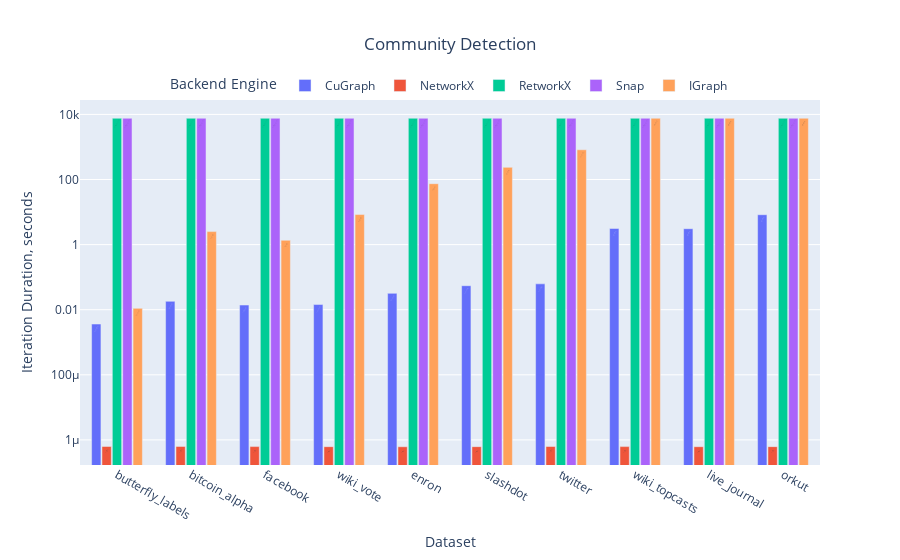
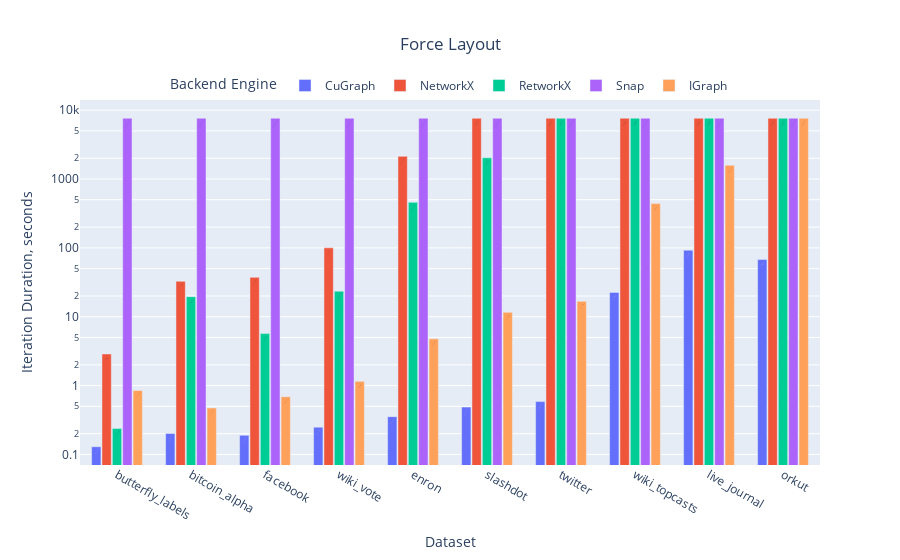
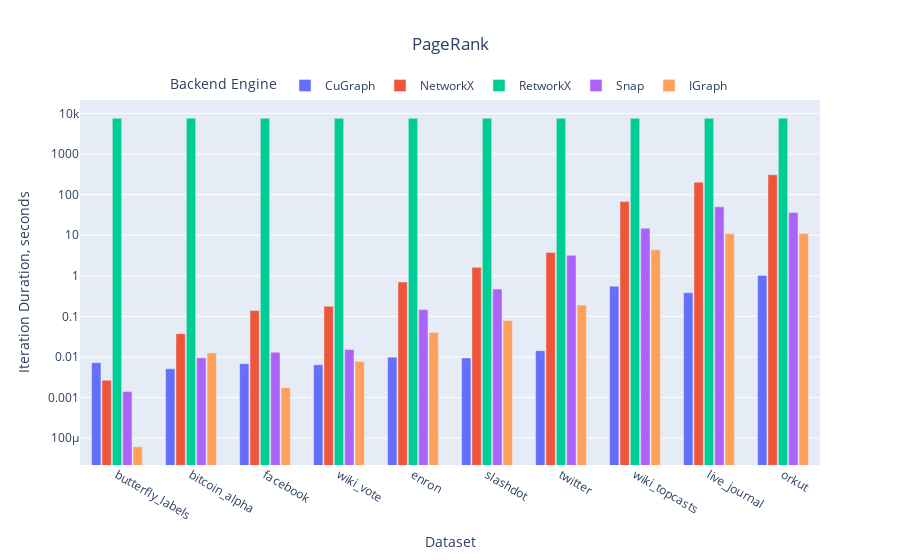
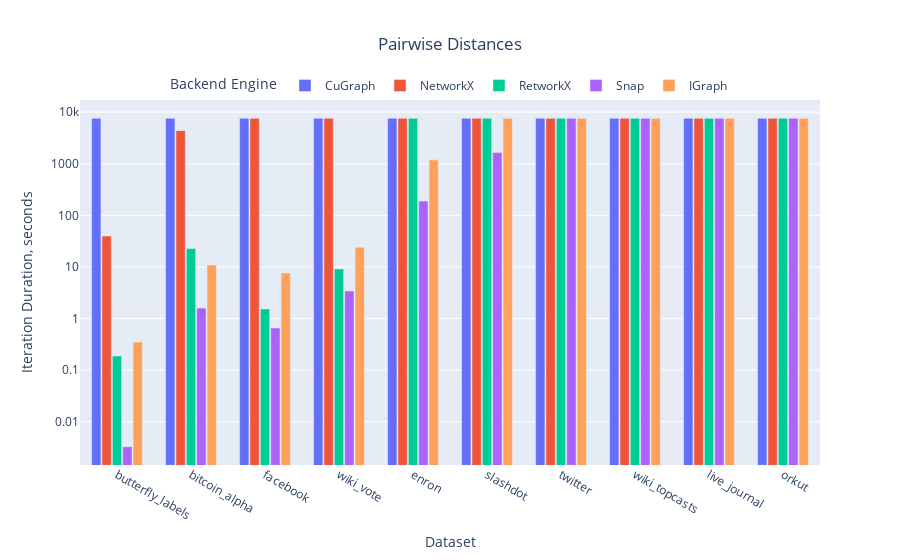

Notebook cell for these charts, in order:
### Code cell
for name, group in benches.groupby(['Query']):
    if name == 'Close':
        continue

    # Docs:
    # https://plotly.com/python/bar-charts/
    fig = px.bar(
        group, 
        title=name,
        x='Dataset', 
        y='Iteration Duration, seconds',
        color='Backend Engine',
        barmode='group',
        text='Iteration Duration',
        log_y=True,
    )
    fig.update_layout(
        title_x=0.5,
        legend=dict(
            orientation='h',
            yanchor='bottom',
            y=1,
            x=0.5,
            xanchor='center',
        ),
        xaxis=dict(showgrid=False),
        yaxis=dict(showgrid=True),
        bargap=0.30,
        bargroupgap=0.10,
    )
    fig.update_traces(
        textfont_size=14,
        textangle=-60, 
        textposition='auto', 
        cliponaxis=False,
    )
    fig.show()

### Figure 1 — Plotly figure (JSON) as saved in the notebook; plotly's stock layout.template omitted (floating-point values rounded to 4 significant figures)
{"data": [{"alignmentgroup": "True", "cliponaxis": false, "hovertemplate": "Backend Engine=CuGraph<br>Dataset=%{x}<br>Iteration Duration, seconds=%{y}<br>Iteration Duration=%{text}<extra></extra>", "legendgroup": "CuGraph", "marker": {"color": "#636efa", "pattern": {"shape": ""}}, "name": "CuGraph", "offsetgroup": "CuGraph", "orientation": "v", "showlegend": true, "text": ["3.62 msecs", "18.08 msecs", "13.88 msecs", "14.37 msecs", "31.79 msecs", "54.54 msecs", "62.23 msecs", "3.13 secs", "3.08 secs", "8.27 secs"], "textangle": -60, "textfont": {"size": 14}, "textposition": "auto", "type": "bar", "x": ["butterfly_labels", "bitcoin_alpha", "facebook", "wiki_vote", "enron", "slashdot", "twitter", "wiki_topcasts", "live_journal", "orkut"], "xaxis": "x", "y": [0.003623, 0.01808, 0.01388, 0.01437, 0.03179, 0.05454, 0.06223, 3.132, 3.081, 8.274], "yaxis": "y"}, {"alignmentgroup": "True", "cliponaxis": false, "hovertemplate": "Backend Engine=NetworkX<br>Dataset=%{x}<br>Iteration Duration, seconds=%{y}<br>Iteration Duration=%{text}<extra></extra>", "legendgroup": "NetworkX", "marker": {"color": "#EF553B", "pattern": {"shape": ""}}, "name": "NetworkX", "offsetgroup": "NetworkX", "orientation": "v", "showlegend": true, "text": ["1 µsec", "1 µsec", "1 µsec", "1 µsec", "1 µsec", "1 µsec", "1 µsec", "1 µsec", "1 µsec", "1 µsec"], "textangle": -60, "textfont": {"size": 14}, "textposition": "auto", "type": "bar", "x": ["butterfly_labels", "bitcoin_alpha", "facebook", "wiki_vote", "enron", "slashdot", "twitter", "wiki_topcasts", "live_journal", "orkut"], "xaxis": "x", "y": [6.279e-07, 6.294e-07, 6.223e-07, 6.189e-07, 6.152e-07, 6.194e-07, 6.263e-07, 6.211e-07, 6.176e-07, 6.201e-07], "yaxis": "y"}, {"alignmentgroup": "True", "cliponaxis": false, "hovertemplate": "Backend Engine=RetworkX<br>Dataset=%{x}<br>Iteration Duration, seconds=%{y}<br>Iteration Duration=%{text}<extra></extra>", "legendgroup": "RetworkX", "marker": {"color": "#00cc96", "pattern": {"shape": ""}}, "name": "RetworkX", "offsetgroup": "RetworkX", "orientation": "v", "showlegend": true, "text": ["Not Implemented", "Not Implemented", "Not Implemented", "Not Implemented", "Not Implemented", "Not Implemented", "Not Implemented", "Not Implemented", "Not Implemented", "Not Implemented"], "textangle": -60, "textfont": {"size": 14}, "textposition": "auto", "type": "bar", "x": ["butterfly_labels", "bitcoin_alpha", "facebook", "wiki_vote", "enron", "slashdot", "twitter", "wiki_topcasts", "live_journal", "orkut"], "xaxis": "x", "y": [7621.0, 7621.0, 7621.0, 7621.0, 7621.0, 7621.0, 7621.0, 7621.0, 7621.0, 7621.0], "yaxis": "y"}, {"alignmentgroup": "True", "cliponaxis": false, "hovertemplate": "Backend Engine=Snap<br>Dataset=%{x}<br>Iteration Duration, seconds=%{y}<br>Iteration Duration=%{text}<extra></extra>", "legendgroup": "Snap", "marker": {"color": "#ab63fa", "pattern": {"shape": ""}}, "name": "Snap", "offsetgroup": "Snap", "orientation": "v", "showlegend": true, "text": ["Not Implemented", "Not Implemented", "Not Implemented", "Not Implemented", "Not Implemented", "Not Implemented", "Not Implemented", "Not Implemented", "Not Implemented", "Not Implemented"], "textangle": -60, "textfont": {"size": 14}, "textposition": "auto", "type": "bar", "x": ["butterfly_labels", "bitcoin_alpha", "facebook", "wiki_vote", "enron", "slashdot", "twitter", "wiki_topcasts", "live_journal", "orkut"], "xaxis": "x", "y": [7621.0, 7621.0, 7621.0, 7621.0, 7621.0, 7621.0, 7621.0, 7621.0, 7621.0, 7621.0], "yaxis": "y"}, {"alignmentgroup": "True", "cliponaxis": false, "hovertemplate": "Backend Engine=IGraph<br>Dataset=%{x}<br>Iteration Duration, seconds=%{y}<br>Iteration Duration=%{text}<extra></extra>", "legendgroup": "IGraph", "marker": {"color": "#FFA15A", "pattern": {"shape": ""}}, "name": "IGraph", "offsetgroup": "IGraph", "orientation": "v", "showlegend": true, "text": ["10.99 msecs", "2.51 secs", "1.36 secs", "8.38 secs", "1.23 mins", "3.93 mins", "13.65 mins", "TimeOut", "ERROR", "ERROR"], "textangle": -60, "textfont": {"size": 14}, "textposition": "auto", "type": "bar", "x": ["butterfly_labels", "bitcoin_alpha", "facebook", "wiki_vote", "enron", "slashdot", "twitter", "wiki_topcasts", "live_journal", "orkut"], "xaxis": "x", "y": [0.01099, 2.506, 1.356, 8.377, 74.34, 236.3, 819.5, 7621.0, 7621.0, 7621.0], "yaxis": "y"}], "layout": {"bargap": 0.3, "bargroupgap": 0.1, "barmode": "group", "legend": {"orientation": "h", "title": {"text": "Backend Engine"}, "tracegroupgap": 0, "x": 0.5, "xanchor": "center", "y": 1, "yanchor": "bottom"}, "title": {"text": "Community Detection", "x": 0.5}, "xaxis": {"anchor": "y", "domain": [0, 1], "showgrid": false, "title": {"text": "Dataset"}}, "yaxis": {"anchor": "x", "domain": [0, 1], "showgrid": true, "title": {"text": "Iteration Duration, seconds"}, "type": "log"}}}

### Figure 2 — Plotly figure (JSON) as saved in the notebook; plotly's stock layout.template omitted (floating-point values rounded to 4 significant figures)
{"data": [{"alignmentgroup": "True", "cliponaxis": false, "hovertemplate": "Backend Engine=CuGraph<br>Dataset=%{x}<br>Iteration Duration, seconds=%{y}<br>Iteration Duration=%{text}<extra></extra>", "legendgroup": "CuGraph", "marker": {"color": "#636efa", "pattern": {"shape": ""}}, "name": "CuGraph", "offsetgroup": "CuGraph", "orientation": "v", "showlegend": true, "text": ["129.38 msecs", "201.62 msecs", "189.26 msecs", "248.94 msecs", "353.97 msecs", "486.97 msecs", "585.01 msecs", "22.57 secs", "1.53 mins", "1.12 mins"], "textangle": -60, "textfont": {"size": 14}, "textposition": "auto", "type": "bar", "x": ["butterfly_labels", "bitcoin_alpha", "facebook", "wiki_vote", "enron", "slashdot", "twitter", "wiki_topcasts", "live_journal", "orkut"], "xaxis": "x", "y": [0.1294, 0.2016, 0.1893, 0.2489, 0.354, 0.487, 0.585, 22.57, 92.39, 67.59], "yaxis": "y"}, {"alignmentgroup": "True", "cliponaxis": false, "hovertemplate": "Backend Engine=NetworkX<br>Dataset=%{x}<br>Iteration Duration, seconds=%{y}<br>Iteration Duration=%{text}<extra></extra>", "legendgroup": "NetworkX", "marker": {"color": "#EF553B", "pattern": {"shape": ""}}, "name": "NetworkX", "offsetgroup": "NetworkX", "orientation": "v", "showlegend": true, "text": ["2.88 secs", "32.69 secs", "37.33 secs", "1.67 mins", "35.57 mins", "TimeOut", "ERROR", "ERROR", "ERROR", "ERROR"], "textangle": -60, "textfont": {"size": 14}, "textposition": "auto", "type": "bar", "x": ["butterfly_labels", "bitcoin_alpha", "facebook", "wiki_vote", "enron", "slashdot", "twitter", "wiki_topcasts", "live_journal", "orkut"], "xaxis": "x", "y": [2.876, 32.69, 37.33, 100.2, 2134.0, 7621.0, 7621.0, 7621.0, 7621.0, 7621.0], "yaxis": "y"}, {"alignmentgroup": "True", "cliponaxis": false, "hovertemplate": "Backend Engine=RetworkX<br>Dataset=%{x}<br>Iteration Duration, seconds=%{y}<br>Iteration Duration=%{text}<extra></extra>", "legendgroup": "RetworkX", "marker": {"color": "#00cc96", "pattern": {"shape": ""}}, "name": "RetworkX", "offsetgroup": "RetworkX", "orientation": "v", "showlegend": true, "text": ["237.40 msecs", "19.55 secs", "5.69 secs", "23.49 secs", "7.62 mins", "33.88 mins", "TimeOut", "ERROR", "ERROR", "ERROR"], "textangle": -60, "textfont": {"size": 14}, "textposition": "auto", "type": "bar", "x": ["butterfly_labels", "bitcoin_alpha", "facebook", "wiki_vote", "enron", "slashdot", "twitter", "wiki_topcasts", "live_journal", "orkut"], "xaxis": "x", "y": [0.2374, 19.55, 5.686, 23.49, 457.8, 2034.0, 7621.0, 7621.0, 7621.0, 7621.0], "yaxis": "y"}, {"alignmentgroup": "True", "cliponaxis": false, "hovertemplate": "Backend Engine=Snap<br>Dataset=%{x}<br>Iteration Duration, seconds=%{y}<br>Iteration Duration=%{text}<extra></extra>", "legendgroup": "Snap", "marker": {"color": "#ab63fa", "pattern": {"shape": ""}}, "name": "Snap", "offsetgroup": "Snap", "orientation": "v", "showlegend": true, "text": ["Not Implemented", "Not Implemented", "Not Implemented", "Not Implemented", "Not Implemented", "Not Implemented", "Not Implemented", "Not Implemented", "Not Implemented", "Not Implemented"], "textangle": -60, "textfont": {"size": 14}, "textposition": "auto", "type": "bar", "x": ["butterfly_labels", "bitcoin_alpha", "facebook", "wiki_vote", "enron", "slashdot", "twitter", "wiki_topcasts", "live_journal", "orkut"], "xaxis": "x", "y": [7621.0, 7621.0, 7621.0, 7621.0, 7621.0, 7621.0, 7621.0, 7621.0, 7621.0, 7621.0], "yaxis": "y"}, {"alignmentgroup": "True", "cliponaxis": false, "hovertemplate": "Backend Engine=IGraph<br>Dataset=%{x}<br>Iteration Duration, seconds=%{y}<br>Iteration Duration=%{text}<extra></extra>", "legendgroup": "IGraph", "marker": {"color": "#FFA15A", "pattern": {"shape": ""}}, "name": "IGraph", "offsetgroup": "IGraph", "orientation": "v", "showlegend": true, "text": ["847.12 msecs", "472.80 msecs", "689.92 msecs", "1.15 secs", "4.78 secs", "11.58 secs", "16.71 secs", "7.32 mins", "26.33 mins", "TimeOut"], "textangle": -60, "textfont": {"size": 14}, "textposition": "auto", "type": "bar", "x": ["butterfly_labels", "bitcoin_alpha", "facebook", "wiki_vote", "enron", "slashdot", "twitter", "wiki_topcasts", "live_journal", "orkut"], "xaxis": "x", "y": [0.8471, 0.4728, 0.6899, 1.153, 4.776, 11.58, 16.71, 439.3, 1580.0, 7621.0], "yaxis": "y"}], "layout": {"bargap": 0.3, "bargroupgap": 0.1, "barmode": "group", "legend": {"orientation": "h", "title": {"text": "Backend Engine"}, "tracegroupgap": 0, "x": 0.5, "xanchor": "center", "y": 1, "yanchor": "bottom"}, "title": {"text": "Force Layout", "x": 0.5}, "xaxis": {"anchor": "y", "domain": [0, 1], "showgrid": false, "title": {"text": "Dataset"}}, "yaxis": {"anchor": "x", "domain": [0, 1], "showgrid": true, "title": {"text": "Iteration Duration, seconds"}, "type": "log"}}}

### Figure 3 — Plotly figure (JSON) as saved in the notebook; plotly's stock layout.template omitted (floating-point values rounded to 4 significant figures)
{"data": [{"alignmentgroup": "True", "cliponaxis": false, "hovertemplate": "Backend Engine=CuGraph<br>Dataset=%{x}<br>Iteration Duration, seconds=%{y}<br>Iteration Duration=%{text}<extra></extra>", "legendgroup": "CuGraph", "marker": {"color": "#636efa", "pattern": {"shape": ""}}, "name": "CuGraph", "offsetgroup": "CuGraph", "orientation": "v", "showlegend": true, "text": ["7.25 msecs", "5.11 msecs", "6.83 msecs", "6.40 msecs", "9.90 msecs", "9.46 msecs", "14.26 msecs", "554.75 msecs", "384.72 msecs", "1.02 secs"], "textangle": -60, "textfont": {"size": 14}, "textposition": "auto", "type": "bar", "x": ["butterfly_labels", "bitcoin_alpha", "facebook", "wiki_vote", "enron", "slashdot", "twitter", "wiki_topcasts", "live_journal", "orkut"], "xaxis": "x", "y": [0.007246, 0.005105, 0.006831, 0.006401, 0.009904, 0.009463, 0.01426, 0.5548, 0.3847, 1.021], "yaxis": "y"}, {"alignmentgroup": "True", "cliponaxis": false, "hovertemplate": "Backend Engine=NetworkX<br>Dataset=%{x}<br>Iteration Duration, seconds=%{y}<br>Iteration Duration=%{text}<extra></extra>", "legendgroup": "NetworkX", "marker": {"color": "#EF553B", "pattern": {"shape": ""}}, "name": "NetworkX", "offsetgroup": "NetworkX", "orientation": "v", "showlegend": true, "text": ["2.69 msecs", "37.52 msecs", "140.41 msecs", "177.90 msecs", "700.64 msecs", "1.62 secs", "3.76 secs", "1.12 mins", "3.37 mins", "5.15 mins"], "textangle": -60, "textfont": {"size": 14}, "textposition": "auto", "type": "bar", "x": ["butterfly_labels", "bitcoin_alpha", "facebook", "wiki_vote", "enron", "slashdot", "twitter", "wiki_topcasts", "live_journal", "orkut"], "xaxis": "x", "y": [0.002686, 0.03752, 0.1404, 0.1779, 0.7006, 1.618, 3.762, 67.26, 202.8, 309.4], "yaxis": "y"}, {"alignmentgroup": "True", "cliponaxis": false, "hovertemplate": "Backend Engine=RetworkX<br>Dataset=%{x}<br>Iteration Duration, seconds=%{y}<br>Iteration Duration=%{text}<extra></extra>", "legendgroup": "RetworkX", "marker": {"color": "#00cc96", "pattern": {"shape": ""}}, "name": "RetworkX", "offsetgroup": "RetworkX", "orientation": "v", "showlegend": true, "text": ["Not Implemented", "Not Implemented", "Not Implemented", "Not Implemented", "Not Implemented", "Not Implemented", "Not Implemented", "Not Implemented", "Not Implemented", "Not Implemented"], "textangle": -60, "textfont": {"size": 14}, "textposition": "auto", "type": "bar", "x": ["butterfly_labels", "bitcoin_alpha", "facebook", "wiki_vote", "enron", "slashdot", "twitter", "wiki_topcasts", "live_journal", "orkut"], "xaxis": "x", "y": [7621.0, 7621.0, 7621.0, 7621.0, 7621.0, 7621.0, 7621.0, 7621.0, 7621.0, 7621.0], "yaxis": "y"}, {"alignmentgroup": "True", "cliponaxis": false, "hovertemplate": "Backend Engine=Snap<br>Dataset=%{x}<br>Iteration Duration, seconds=%{y}<br>Iteration Duration=%{text}<extra></extra>", "legendgroup": "Snap", "marker": {"color": "#ab63fa", "pattern": {"shape": ""}}, "name": "Snap", "offsetgroup": "Snap", "orientation": "v", "showlegend": true, "text": ["1.41 msecs", "9.54 msecs", "13.11 msecs", "15.38 msecs", "147.41 msecs", "470.85 msecs", "3.20 secs", "14.89 secs", "50.12 secs", "36.21 secs"], "textangle": -60, "textfont": {"size": 14}, "textposition": "auto", "type": "bar", "x": ["butterfly_labels", "bitcoin_alpha", "facebook", "wiki_vote", "enron", "slashdot", "twitter", "wiki_topcasts", "live_journal", "orkut"], "xaxis": "x", "y": [0.001408, 0.009545, 0.01311, 0.01538, 0.1474, 0.4709, 3.199, 14.89, 50.12, 36.21], "yaxis": "y"}, {"alignmentgroup": "True", "cliponaxis": false, "hovertemplate": "Backend Engine=IGraph<br>Dataset=%{x}<br>Iteration Duration, seconds=%{y}<br>Iteration Duration=%{text}<extra></extra>", "legendgroup": "IGraph", "marker": {"color": "#FFA15A", "pattern": {"shape": ""}}, "name": "IGraph", "offsetgroup": "IGraph", "orientation": "v", "showlegend": true, "text": ["0.06 msecs", "12.61 msecs", "1.75 msecs", "7.81 msecs", "40.34 msecs", "78.89 msecs", "189.64 msecs", "4.39 secs", "10.80 secs", "11.06 secs"], "textangle": -60, "textfont": {"size": 14}, "textposition": "auto", "type": "bar", "x": ["butterfly_labels", "bitcoin_alpha", "facebook", "wiki_vote", "enron", "slashdot", "twitter", "wiki_topcasts", "live_journal", "orkut"], "xaxis": "x", "y": [6.136e-05, 0.01261, 0.001754, 0.007806, 0.04034, 0.07889, 0.1896, 4.388, 10.8, 11.06], "yaxis": "y"}], "layout": {"bargap": 0.3, "bargroupgap": 0.1, "barmode": "group", "legend": {"orientation": "h", "title": {"text": "Backend Engine"}, "tracegroupgap": 0, "x": 0.5, "xanchor": "center", "y": 1, "yanchor": "bottom"}, "title": {"text": "PageRank", "x": 0.5}, "xaxis": {"anchor": "y", "domain": [0, 1], "showgrid": false, "title": {"text": "Dataset"}}, "yaxis": {"anchor": "x", "domain": [0, 1], "showgrid": true, "title": {"text": "Iteration Duration, seconds"}, "type": "log"}}}

### Figure 4 — Plotly figure (JSON) as saved in the notebook; plotly's stock layout.template omitted (floating-point values rounded to 4 significant figures)
{"data": [{"alignmentgroup": "True", "cliponaxis": false, "hovertemplate": "Backend Engine=CuGraph<br>Dataset=%{x}<br>Iteration Duration, seconds=%{y}<br>Iteration Duration=%{text}<extra></extra>", "legendgroup": "CuGraph", "marker": {"color": "#636efa", "pattern": {"shape": ""}}, "name": "CuGraph", "offsetgroup": "CuGraph", "orientation": "v", "showlegend": true, "text": ["Not Implemented", "Not Implemented", "Not Implemented", "Not Implemented", "Not Implemented", "Not Implemented", "Not Implemented", "Not Implemented", "Not Implemented", "Not Implemented"], "textangle": -60, "textfont": {"size": 14}, "textposition": "auto", "type": "bar", "x": ["butterfly_labels", "bitcoin_alpha", "facebook", "wiki_vote", "enron", "slashdot", "twitter", "wiki_topcasts", "live_journal", "orkut"], "xaxis": "x", "y": [7621.0, 7621.0, 7621.0, 7621.0, 7621.0, 7621.0, 7621.0, 7621.0, 7621.0, 7621.0], "yaxis": "y"}, {"alignmentgroup": "True", "cliponaxis": false, "hovertemplate": "Backend Engine=NetworkX<br>Dataset=%{x}<br>Iteration Duration, seconds=%{y}<br>Iteration Duration=%{text}<extra></extra>", "legendgroup": "NetworkX", "marker": {"color": "#EF553B", "pattern": {"shape": ""}}, "name": "NetworkX", "offsetgroup": "NetworkX", "orientation": "v", "showlegend": true, "text": ["39.61 secs", "1 hour and 13.07 mins", "TimeOut", "ERROR", "ERROR", "ERROR", "ERROR", "ERROR", "ERROR", "ERROR"], "textangle": -60, "textfont": {"size": 14}, "textposition": "auto", "type": "bar", "x": ["butterfly_labels", "bitcoin_alpha", "facebook", "wiki_vote", "enron", "slashdot", "twitter", "wiki_topcasts", "live_journal", "orkut"], "xaxis": "x", "y": [39.61, 4384.0, 7621.0, 7621.0, 7621.0, 7621.0, 7621.0, 7621.0, 7621.0, 7621.0], "yaxis": "y"}, {"alignmentgroup": "True", "cliponaxis": false, "hovertemplate": "Backend Engine=RetworkX<br>Dataset=%{x}<br>Iteration Duration, seconds=%{y}<br>Iteration Duration=%{text}<extra></extra>", "legendgroup": "RetworkX", "marker": {"color": "#00cc96", "pattern": {"shape": ""}}, "name": "RetworkX", "offsetgroup": "RetworkX", "orientation": "v", "showlegend": true, "text": ["187.78 msecs", "22.75 secs", "1.54 secs", "9.17 secs", "2 hours and 7 mins", "TimeOut", "ERROR", "ERROR", "ERROR", "ERROR"], "textangle": -60, "textfont": {"size": 14}, "textposition": "auto", "type": "bar", "x": ["butterfly_labels", "bitcoin_alpha", "facebook", "wiki_vote", "enron", "slashdot", "twitter", "wiki_topcasts", "live_journal", "orkut"], "xaxis": "x", "y": [0.1878, 22.75, 1.537, 9.167, 7621.0, 7621.0, 7621.0, 7621.0, 7621.0, 7621.0], "yaxis": "y"}, {"alignmentgroup": "True", "cliponaxis": false, "hovertemplate": "Backend Engine=Snap<br>Dataset=%{x}<br>Iteration Duration, seconds=%{y}<br>Iteration Duration=%{text}<extra></extra>", "legendgroup": "Snap", "marker": {"color": "#ab63fa", "pattern": {"shape": ""}}, "name": "Snap", "offsetgroup": "Snap", "orientation": "v", "showlegend": true, "text": ["3.27 msecs", "1.59 secs", "655.51 msecs", "3.43 secs", "3.15 mins", "27.53 mins", "TimeOut", "ERROR", "ERROR", "ERROR"], "textangle": -60, "textfont": {"size": 14}, "textposition": "auto", "type": "bar", "x": ["butterfly_labels", "bitcoin_alpha", "facebook", "wiki_vote", "enron", "slashdot", "twitter", "wiki_topcasts", "live_journal", "orkut"], "xaxis": "x", "y": [0.003274, 1.594, 0.6555, 3.431, 189.6, 1653.0, 7621.0, 7621.0, 7621.0, 7621.0], "yaxis": "y"}, {"alignmentgroup": "True", "cliponaxis": false, "hovertemplate": "Backend Engine=IGraph<br>Dataset=%{x}<br>Iteration Duration, seconds=%{y}<br>Iteration Duration=%{text}<extra></extra>", "legendgroup": "IGraph", "marker": {"color": "#FFA15A", "pattern": {"shape": ""}}, "name": "IGraph", "offsetgroup": "IGraph", "orientation": "v", "showlegend": true, "text": ["349.34 msecs", "10.91 secs", "7.65 secs", "24.01 secs", "19.85 mins", "TimeOut", "ERROR", "ERROR", "ERROR", "ERROR"], "textangle": -60, "textfont": {"size": 14}, "textposition": "auto", "type": "bar", "x": ["butterfly_labels", "bitcoin_alpha", "facebook", "wiki_vote", "enron", "slashdot", "twitter", "wiki_topcasts", "live_journal", "orkut"], "xaxis": "x", "y": [0.3493, 10.91, 7.654, 24.01, 1192.0, 7621.0, 7621.0, 7621.0, 7621.0, 7621.0], "yaxis": "y"}], "layout": {"bargap": 0.3, "bargroupgap": 0.1, "barmode": "group", "legend": {"orientation": "h", "title": {"text": "Backend Engine"}, "tracegroupgap": 0, "x": 0.5, "xanchor": "center", "y": 1, "yanchor": "bottom"}, "title": {"text": "Pairwise Distances", "x": 0.5}, "xaxis": {"anchor": "y", "domain": [0, 1], "showgrid": false, "title": {"text": "Dataset"}}, "yaxis": {"anchor": "x", "domain": [0, 1], "showgrid": true, "title": {"text": "Iteration Duration, seconds"}, "type": "log"}}}
